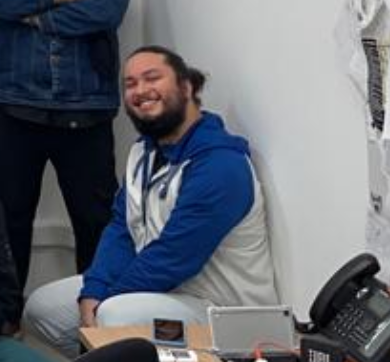
#> input picture sscCdi/caterete/PTYCHO/bernardi.png, 390 x 362 px; its folder holds 4 pictures in this run
$ python -i ptycho_functions.py   (imports and definitions only)   (older library calls are emulated)
#> lines starting #> are read from the running program, lines starting #| are printed output that depends on the picture
import numpy as np
import cupy as cp

import matplotlib.pyplot as plt
from matplotlib.colors import LogNorm

import datetime
import time

from PIL import Image

from sscPimega import misc

import random
# [1 line not run here, left out]

from numpy.fft import fft2, fftshift, ifftshift, ifft2

# [115 lines left out: functions plot_results, PIE_update_obj_and_probe, set_object_pixel_size, convert_probe_positions, set_object_shape, apply_random_shifts_to_positions, not called in this run]

def get_positions_array(random_positions=False):
    positions = [2,16,32,64,96,126]
    # positions = [  2,  10,  18,  26,  34,  42,  50,  58,  66,  74,  82,  90,  98,  106, 114, 122]
    # positions = [2,   6,  10,  14,  18,  22,  26,  30,  34,  38,  42,  46,  50, 54,  58,  62,  66,  70,  74,  78,  82,  86,  90,  94,  98, 102, 106, 110, 114, 118, 122

    positionsX,positionsY = np.meshgrid(positions,positions)

    if random_positions == True:
        positionsX,positionsY = apply_random_shifts_to_positions(positionsX,positionsY)
        # print(positionsX,positionsY)

    if 1: # Plot positions map
        figure, ax = plt.subplots(dpi=100)
        ax.plot(positionsX,positionsY,'x',label='Original')
        ax.set_title('Positions')
        ax.set_xlabel('X')
        ax.set_ylabel('Y')

    return positionsX.flatten(),positionsY.flatten()

# [8 lines left out: function apply_invalid_regions, not called in this run]

def get_simulated_data(random_positions=False,use_bad_points=False):

#> called with random_positions = False, use_bad_points = False
    positionsX,positionsY = get_positions_array(random_positions)

    dimension = 128 # Must be < than object!

    """ Create Probe """
    x = np.linspace(-1,1,dimension)
    X,Y = np.meshgrid(x,x)
    probe = np.where(X**2 + Y**2 < 0.9,1,0)  # Probe

    """ Create object """
    phase = np.array( np.load('image.npy')) # Load Imagem
#> (reads sscCdi/caterete/PTYCHO/image.npy from the repository)
    phase = phase - np.min(phase)
    phase = 2*np.pi*phase/np.max(phase) - np.pi # rescale from 0 to 2pi

    magnitude = Image.open('bernardi.png' ).convert('L').resize(phase.shape)
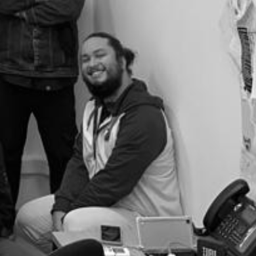
#> magnitude: PIL image 256x256 L; min 0, max 254, mean 106.1
    magnitude = magnitude/np.max(magnitude)
#> magnitude: shape (256, 256) float64

    model_object = np.abs(magnitude)*np.exp(-1j*phase)

    difpads = []
    for px,py in zip(positionsX,positionsY):

        """ Exit wave-field """
        W = model_object[py:py+dimension,px:px+dimension]*probe

        """ Propagation """
        difpad = np.fft.fft2(W)
        difpad = np.fft.fftshift(difpad)

        """ Measurement """
        difpad = np.absolute(difpad)**2

        if use_bad_points:# add invalid grid to data
            difpad = apply_invalid_regions(difpad)

        # misc.imshow(np.abs(difpad),(5,5),savename='difpadgrid.png')
        # plt.show()
        # plt.close()

        difpads.append(difpad)
#> after the loop, difpads = 36 items

    positions = np.hstack((np.array([positionsY]).T ,np.array([positionsX]).T)) # adjust positionsitions format for proper input
    difpads = np.asarray(difpads)

    return difpads, positions, model_object, probe


# [41 lines left out: function propagate_beam, not called in this run]

def calculate_recon_error(model,obj):
    error = np.sum(np.abs(model - obj))/model.size
    return error

# [104 lines left out: functions projection_Rspace_RAAR, RAAR_update_object, RAAR_update_probe, projection_Rspace_multiprobe_RAAR, RAAR_multiprobe_update_object, RAAR_multiprobe_update_probe and 2 more, not called in this run]

>>> result = get_simulated_data()
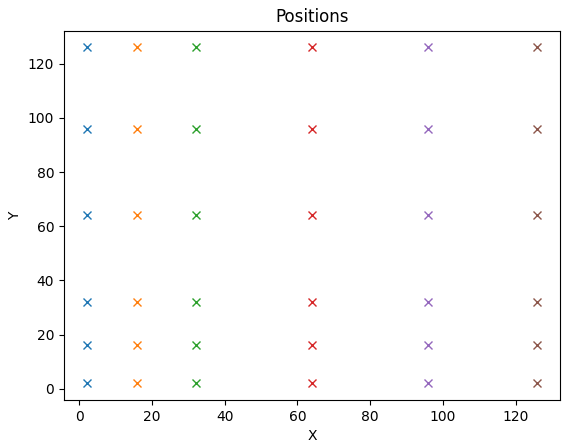
#> figure drawn by matplotlib, 1 panel
